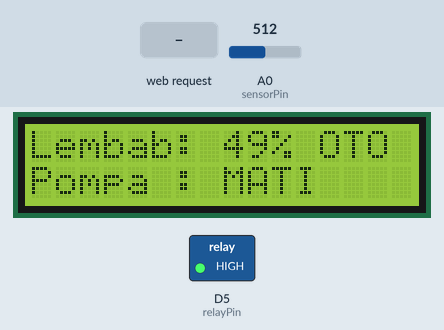
This sketch was run on a simulated ESP8266 (NodeMCU). On the bench: 16×2 character LCD, switched loads named in the sketch (green lamp = pin HIGH). The test bench sets the inputs (shaded band); at power-on: A0 (sensorPin) = 512. What the sketch prints to the serial monitor is not drawn.

Above: at 4.3 s.
4.4 s: A0 (sensorPin) set to 694
At 6.4 s:
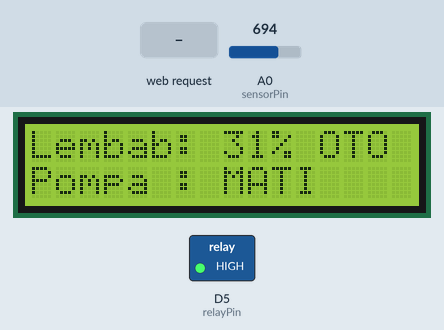
6.7 s: A0 (sensorPin) set to 728
At 8.0 s:
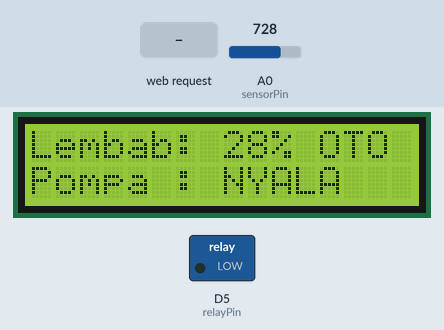
8.7 s: HTTP request GET /mode received
At 9.2 s:
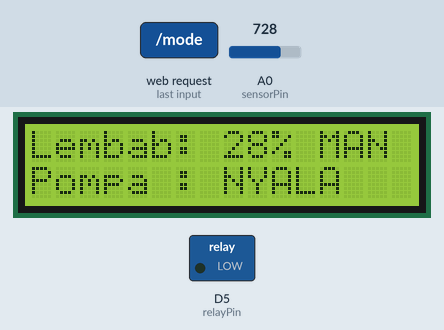
10.2 s: HTTP request GET /off received
At 11.4 s:
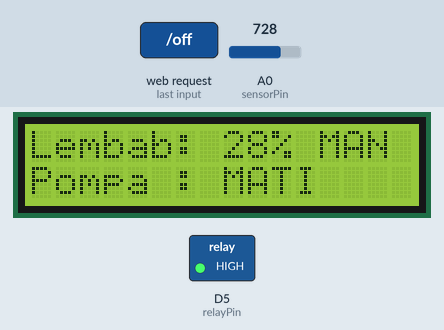
11.7 s: A0 (sensorPin) set to 716
Timing chart, 0 to 14.7 s (numbered marks = the images above; inputs shaded):
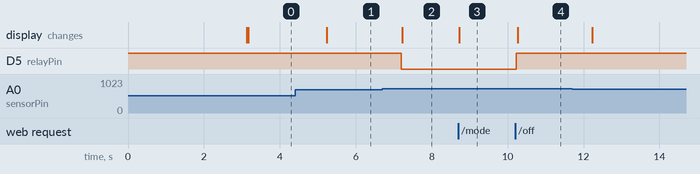

Measured:
- the behaviour switches between 710 and 711 on A0 (sensorPin) (found by bisection; images 1 and 2)
- after the input at 4.4 s, the display: changes after 0.83 s (image 1)
- after the input at 6.7 s, D5 (relayPin): HIGH → LOW after 0.50 s; the display: changes after 0.53 s (image 2)
- after the input at 8.7 s, the display: changes at once (image 3)
- after the input at 10.2 s, D5 (relayPin): LOW → HIGH at once; the display: changes after 0.06 s (image 4)

The sketch:

Penyiram_Tanaman.ino
```cpp
#include <ESP8266WiFi.h>
#include <ESP8266WebServer.h>
#include <Wire.h>
#include <LiquidCrystal_I2C.h>

// Konfigurasi Wi-Fi Access Point
const char* ssid = "PenyiramTanaman_ESP8266";
const char* password = "password123";  // minimal 8 karakter

ESP8266WebServer server(80);
LiquidCrystal_I2C lcd(0x27, 16, 2);    // alamat I2C 0x27, LCD 16x2

const int sensorPin = A0;   // Pin sensor kelembaban tanah
const int relayPin = D5;    // Pin pengontrol relay

// Batasan kelembaban (Persentase)
const int batasKering = 30; // Pompa menyala jika di bawah 30%
const int batasBasah = 70;  // Pompa mati jika di atas 70%

bool modeManual = false;       // Status mode (otomatis / manual)
bool statusPompaManual = HIGH; // Status relay saat manual (HIGH = mati)

int sensorValue = 0;           // Nilai mentah sensor (0-1023)
int moisturePercent = 0;       // Kelembaban dalam persen
unsigned long waktuBaca = 0;   // Penanda waktu pembacaan sensor

// Membaca sensor (rata-rata 10 kali supaya stabil)
void bacaSensor() {
  long total = 0;
  for (int i = 0; i < 10; i++) {
    total += analogRead(sensorPin);
    delay(2);
  }
  sensorValue = total / 10;
  moisturePercent = map(sensorValue, 1023, 0, 0, 100);
  moisturePercent = constrain(moisturePercent, 0, 100);
}

bool pompaHidup() {
  return (digitalRead(relayPin) == LOW);  // Asumsi relay active LOW
}

// Tampilkan data ke LCD
void tampilLCD() {
  char baris1[17];
  char baris2[17];

  snprintf(baris1, sizeof(baris1), "Lembab:%3d%% %s", moisturePercent, modeManual ? "MAN" : "OTO");
  snprintf(baris2, sizeof(baris2), "Pompa : %-5s", pompaHidup() ? "NYALA" : "MATI");

  lcd.setCursor(0, 0);
  lcd.print(baris1);
  lcd.print("   ");   // hapus sisa karakter lama
  lcd.setCursor(0, 1);
  lcd.print(baris2);
  lcd.print("   ");
}

// Arahkan browser kembali ke halaman utama
void kembaliKeHome() {
  server.sendHeader("Location", "/");
  server.send(303);
}

void handleRoot() {
  String html = "<html lang='id'>";
  html += "<head><meta charset='UTF-8'><meta name='viewport' content='width=device-width, initial-scale=1'>";
  html += "<title>Kontrol Pompa Tanaman</title>";
  html += "<meta http-equiv='refresh' content='4'>"; // Refresh otomatis tiap 4 detik
  html += "<style>body{font-family:Arial; text-align:center; margin-top:30px; background-color:#f4f4f9;}";
  html += ".card{background:white; padding:20px; border-radius:10px; display:inline-block; box-shadow: 0px 0px 10px #aaa; max-width:350px; width:100%;}";
  html += ".value{font-size:42px; color:#2e7d32; font-weight:bold; margin: 10px 0;}";
  html += ".kecil{font-size:13px; color:#777;}";
  html += ".btn{display:inline-block; padding:10px 20px; margin:5px; font-size:16px; color:white; text-decoration:none; border-radius:5px; border:none; cursor:pointer;}";
  html += ".btn-on{background-color:#d9534f;} .btn-off{background-color:#5cb85c;} .btn-mode{background-color:#f0ad4e;}";
  html += "</style></head><body>";
  html += "<div class='card'>";
  html += "<h2>Siram Tanaman Otomatis</h2>";
  html += "<p>Kelembaban Tanah:</p>";
  html += "<div class='value'>" + String(moisturePercent) + "%</div>";
  html += "<p class='kecil'>Nilai sensor: " + String(sensorValue) + " | Batas: " + String(batasKering) + "% - " + String(batasBasah) + "%</p>";
  html += "<p>Mode: <strong>" + String(modeManual ? "Manual" : "Otomatis") + "</strong></p>";
  html += "<p>Pompa: <strong>" + String(pompaHidup() ? "MENYALA" : "MATI") + "</strong></p>";

  // Tombol ganti mode
  html += "<a class='btn btn-mode' href='/mode'>Ganti ke Mode " + String(modeManual ? "Otomatis" : "Manual") + "</a><br>";

  // Tombol pompa hanya muncul saat mode manual
  if (modeManual) {
    html += "<a class='btn btn-on' href='/on'>Pompa ON</a>";
    html += "<a class='btn btn-off' href='/off'>Pompa OFF</a>";
  }

  html += "</div></body></html>";

  server.send(200, "text/html", html);
}

// Ganti mode otomatis <-> manual
void handleMode() {
  modeManual = !modeManual;
  if (modeManual) {
    statusPompaManual = digitalRead(relayPin);  // pertahankan kondisi pompa terakhir
  }
  tampilLCD();
  kembaliKeHome();
}

// Pompa ON (otomatis pindah ke mode manual)
void handlePompaOn() {
  modeManual = true;
  statusPompaManual = LOW;                      // active LOW = ON
  digitalWrite(relayPin, statusPompaManual);
  tampilLCD();
  kembaliKeHome();
}

// Pompa OFF (otomatis pindah ke mode manual)
void handlePompaOff() {
  modeManual = true;
  statusPompaManual = HIGH;                     // HIGH = OFF
  digitalWrite(relayPin, statusPompaManual);
  tampilLCD();
  kembaliKeHome();
}

void setup() {
  Serial.begin(115200);

  pinMode(relayPin, OUTPUT);
  digitalWrite(relayPin, HIGH);                 // Pompa mati saat awal (relay active LOW)

  // LCD
  Wire.begin(D2, D1);                           // SDA = D2, SCL = D1
  lcd.init();
  lcd.backlight();
  lcd.setCursor(0, 0);
  lcd.print("Siram Tanaman");
  lcd.setCursor(0, 1);
  lcd.print("Menyiapkan...");

  // Jalankan ESP8266 sebagai Access Point
  WiFi.mode(WIFI_AP);
  WiFi.softAP(ssid, password);

  Serial.println();
  Serial.print("Access Point aktif: ");
  Serial.println(ssid);
  Serial.print("Buka alamat: http://");
  Serial.println(WiFi.softAPIP());              // biasanya 192.168.4.1

  server.on("/", handleRoot);
  server.on("/mode", handleMode);
  server.on("/on", handlePompaOn);
  server.on("/off", handlePompaOff);
  server.begin();
  Serial.println("Web server dimulai");

  // Tampilkan alamat web di LCD
  lcd.clear();
  lcd.setCursor(0, 0);
  lcd.print("Wi-Fi: Penyiram");
  lcd.setCursor(0, 1);
  lcd.print(WiFi.softAPIP());
  delay(3000);
  lcd.clear();

  bacaSensor();
  tampilLCD();
}

void loop() {
  server.handleClient();

  // Baca sensor, kontrol pompa, dan perbarui LCD tiap 1 detik
  if (millis() - waktuBaca >= 1000) {
    waktuBaca = millis();
    bacaSensor();

    // Logika Kontrol Otomatis (jalan terus walau web tidak dibuka)
    if (!modeManual) {
      if (moisturePercent < batasKering) {
        digitalWrite(relayPin, LOW);    // Relay Aktif (pompa nyala)
      } else if (moisturePercent > batasBasah) {
        digitalWrite(relayPin, HIGH);   // Relay Mati (pompa mati)
      }
    }

    tampilLCD();

    Serial.print("Sensor: ");
    Serial.print(sensorValue);
    Serial.print(" | Kelembaban: ");
    Serial.print(moisturePercent);
    Serial.print("% | Mode: ");
    Serial.print(modeManual ? "Manual" : "Otomatis");
    Serial.print(" | Pompa: ");
    Serial.println(pompaHidup() ? "MENYALA" : "MATI");
  }
}
```
